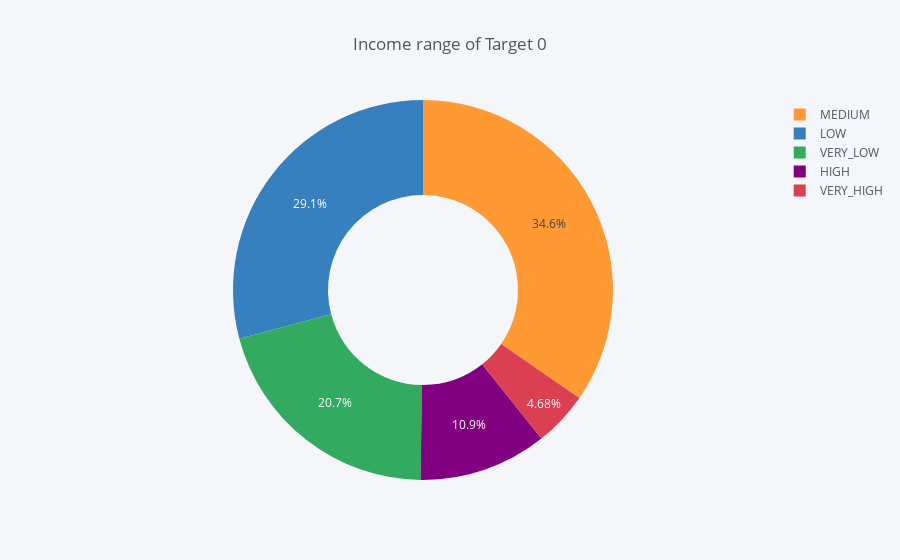

The code cell stored with this chart in its notebook:
### Code cell
inc0_df = pd.DataFrame({'labels': target0_inc.index,'values': target0_inc.values})
inc0_df.iplot(kind='pie',labels='labels',values='values', title='Income range of Target 0', hole = 0.5)

### Figure 1 — Plotly figure (JSON) as saved in the notebook; plotly's stock layout.template omitted (floating-point values rounded to 4 significant figures)
{"data": [{"hole": 0.5, "labels": ["MEDIUM", "LOW", "VERY_LOW", "HIGH", "VERY_HIGH"], "marker": {"colors": ["rgba(255, 153, 51, 1.0)", "rgba(55, 128, 191, 1.0)", "rgba(50, 171, 96, 1.0)", "rgba(128, 0, 128, 1.0)", "rgba(219, 64, 82, 1.0)"]}, "name": "", "type": "pie", "values": [97860, 82334, 58446, 30827, 13219]}], "layout": {"legend": {"bgcolor": "#F5F6F9", "font": {"color": "#4D5663"}}, "paper_bgcolor": "#F5F6F9", "plot_bgcolor": "#F5F6F9", "title": "Income range of Target 0", "titlefont": {"color": "#4D5663"}}}
